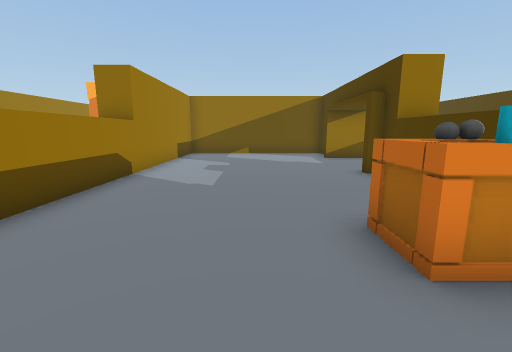
View 1 (above)

19 first-person views from a walk through a scene from a Unity 3-D project. The camera is 1.2 m above the floor, tilts 10° down and sees 90° across. The floor is counted in squares, 1 m on a side. Each view is taken from the middle of a square. On the plan, view 1 faces up. The plan holds only what a view shows up to about 12 squares ahead; the rest is blank. The place goes on beyond the plan. The player character is not drawn.

View 2
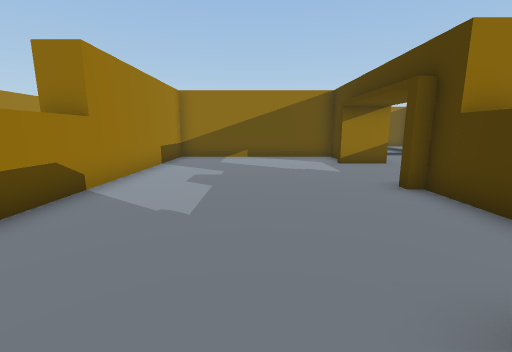

View 3
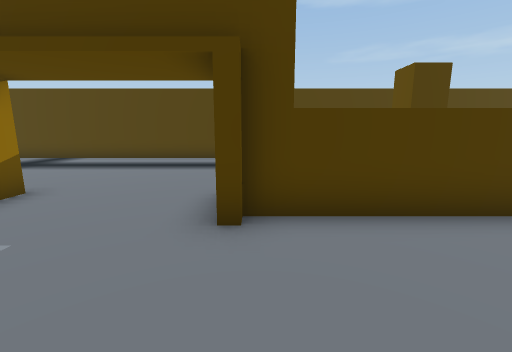

View 4
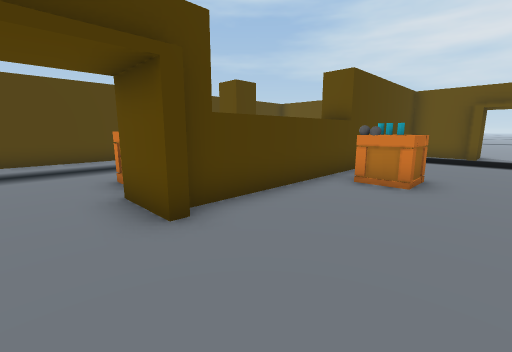

View 5
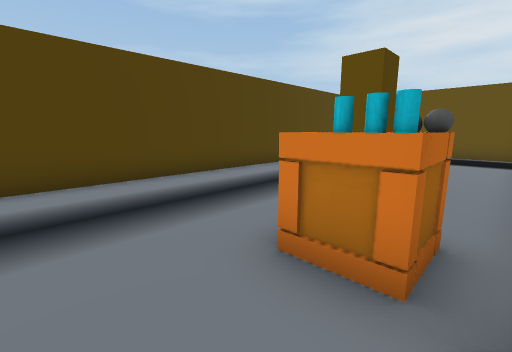

View 6
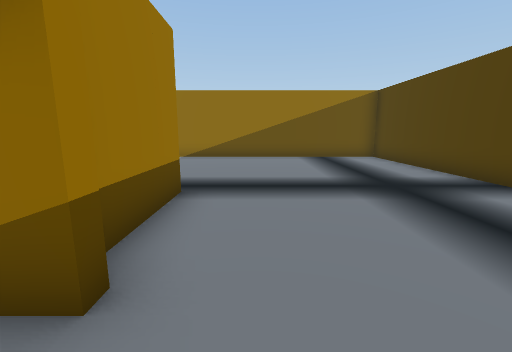

View 7
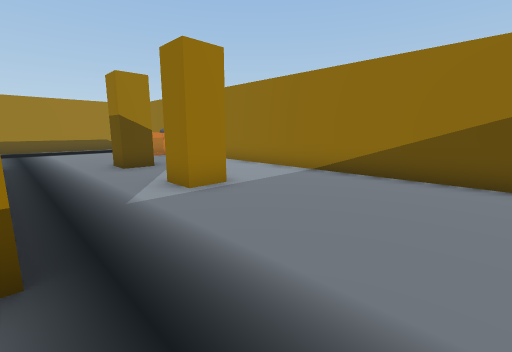

View 8
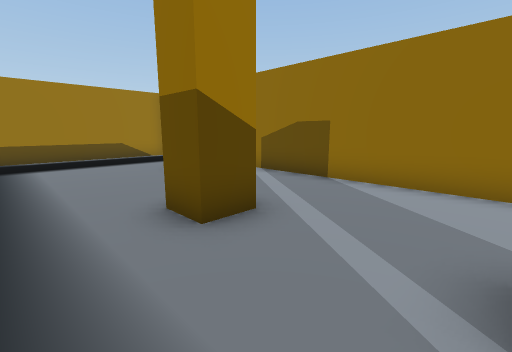

View 9
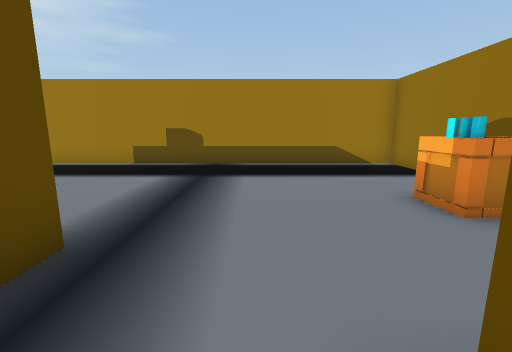

View 10
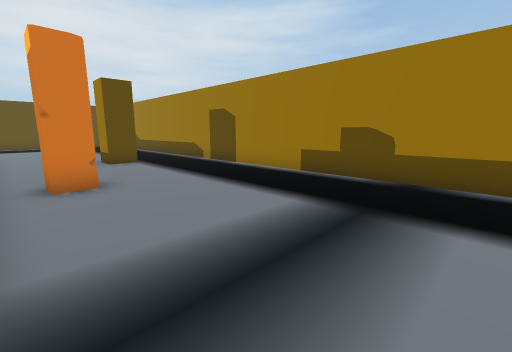

View 11
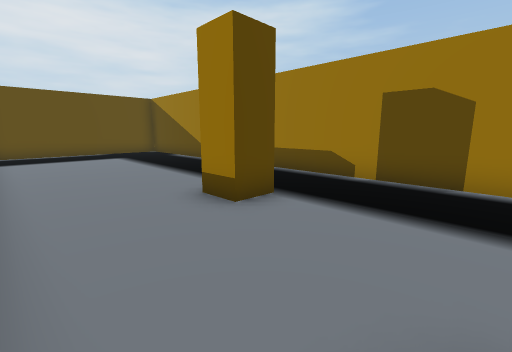

View 12
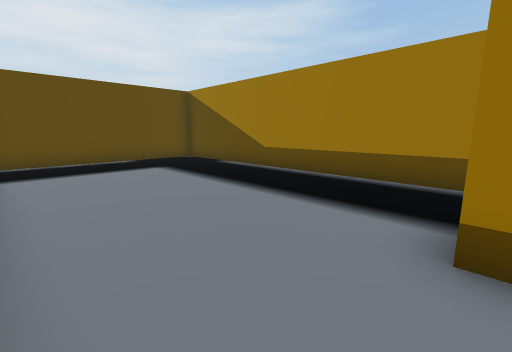

View 13
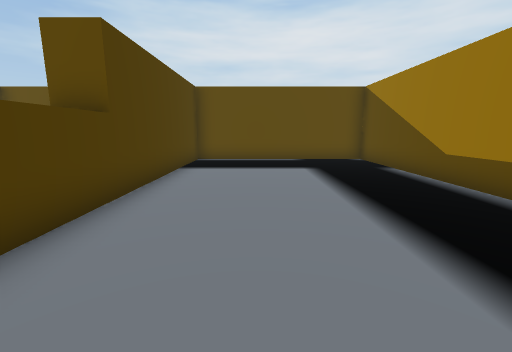

View 14
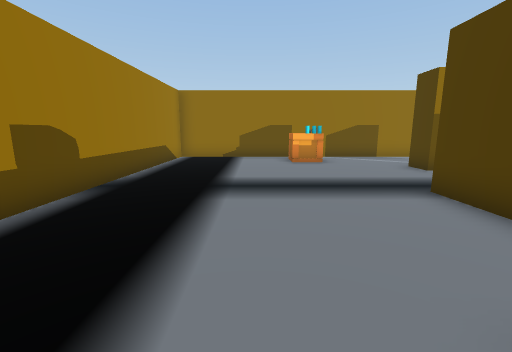

View 15
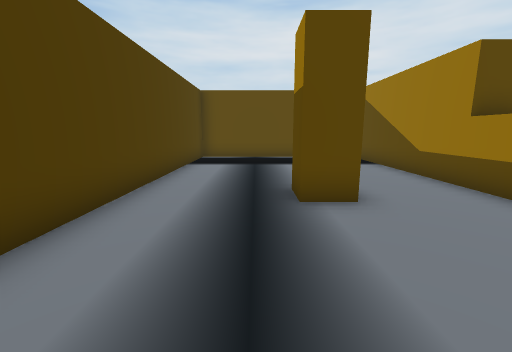

View 16
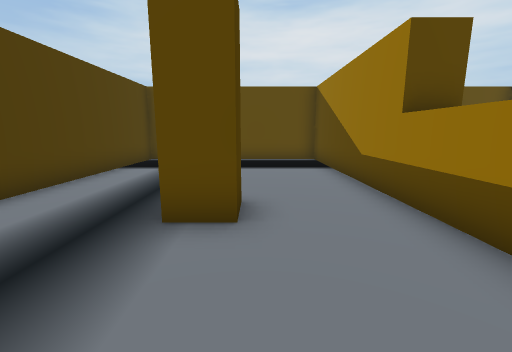

View 17
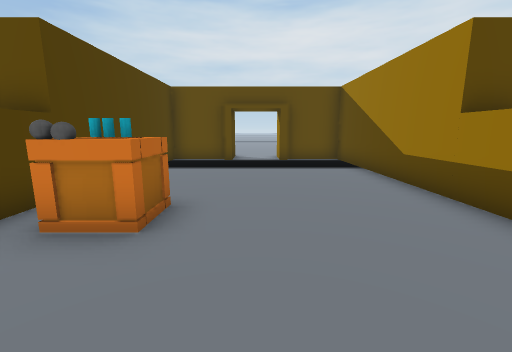

View 18
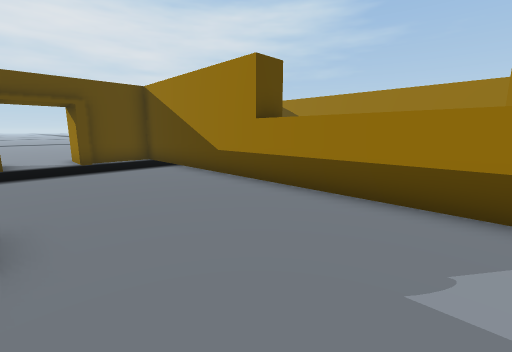

View 19
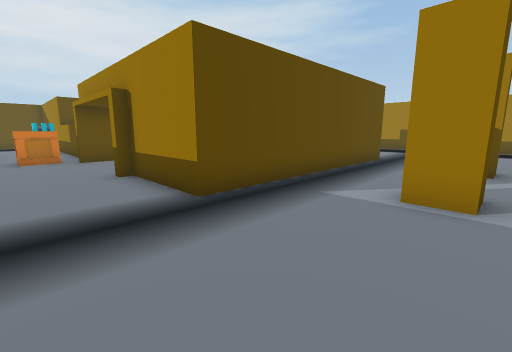

### Floor plan
Points are (right, up) in squares from view 1. A wall is a line through its corners. A room is listed if a view was taken in it or the views show most of it. See-through windows are left out.
Room 1 (views 1, 2, 3, 4, 5, 6, 7, 8, 9, 10, 11, 12, 13, 14, 15, 16, 17, 18, 19)
walls: (3.1, 7.5) (4.9, 7.5); (-3.4, 7.5) (-4.5, 7.5); (4.6, 6.5) (3.5, 6.5); (4.5, 5.2) (4.5, 4.2); (3.5, 12.9) (3.5, 14) (-3.5, 14) (-3.5, -5) (-1.2, -5); (4.5, 3.8) (4.5, -5) (11.5, -5) (11.5, 22) (-11.5, 22) (-11.5, -5) (-4.5, -5) (-4.5, 3.6); (-4.5, 13.4) (-4.5, 15) (4.5, 15) (4.5, 11.8) (4.9, 11.8) (4.9, 11.5) (3.1, 11.5); (3.4, 1.5) (4.5, 1.5); (-4.6, 1.5) (-3.5, 1.5); (-1, -4.6) (-1, -6.4); (1.2, -5) (3.5, -5) (3.5, 7.2) (3.1, 7.2); (1, -6.4) (1, -4.6) (1.4, -4.6)
ways out: opening at (0, -5.5); gap at (5, 7)
objects: other object (-9, 6) to (-8, 7); other object (-6, 10) to (-6, 11); crate (-6, 20) to (-6, 21); other object (-3, 18) to (-2, 19); other object (1, 18) to (2, 19); crate (2, 2) to (2, 3); crate (6, 6) to (6, 7); other object (7, 2) to (8, 3)

Positions as (right, up) in squares from view 1, and headings:
1: (0, 0), facing up
2: (0, 2), facing up
3: (0, 7), facing right
4: (0, 9), facing down-right
5: (5, 9), facing down-right
6: (6, 10), facing up
7: (7, 15), facing up-left
8: (1, 16), facing up-left
9: (-2, 17), facing left
10: (-5, 17), facing down-left
11: (-5, 10), facing down-left
12: (-5, 6), facing down-left
13: (-7, 6), facing down
14: (-8, 10), facing up
15: (9, 7), facing down
16: (7, 6), facing down
17: (0, 6), facing down
18: (1, 6), facing down-left
19: (7, 19), facing down-left
